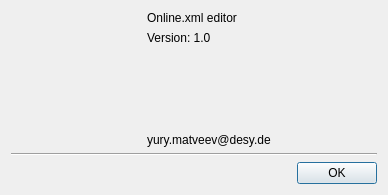
<?xml version="1.0" encoding="UTF-8"?>
<ui version="4.0">
 <class>AboutDialog</class>
 <widget class="QDialog" name="AboutDialog">
  <property name="geometry">
   <rect>
    <x>0</x>
    <y>0</y>
    <width>388</width>
    <height>195</height>
   </rect>
  </property>
  <property name="sizePolicy">
   <sizepolicy hsizetype="Fixed" vsizetype="Fixed">
    <horstretch>0</horstretch>
    <verstretch>0</verstretch>
   </sizepolicy>
  </property>
  <property name="minimumSize">
   <size>
    <width>330</width>
    <height>195</height>
   </size>
  </property>
  <property name="maximumSize">
   <size>
    <width>450</width>
    <height>195</height>
   </size>
  </property>
  <property name="windowTitle">
   <string>Online.xml Editor</string>
  </property>
  <layout class="QVBoxLayout" name="verticalLayout_2">
   <item>
    <layout class="QHBoxLayout" name="horizontalLayout_2">
     <item>
      <widget class="QLabel" name="lbLogo">
       <property name="sizePolicy">
        <sizepolicy hsizetype="Fixed" vsizetype="Preferred">
         <horstretch>0</horstretch>
         <verstretch>0</verstretch>
        </sizepolicy>
       </property>
       <property name="minimumSize">
        <size>
         <width>130</width>
         <height>0</height>
        </size>
       </property>
       <property name="text">
        <string/>
       </property>
       <property name="pixmap">
        <pixmap resource="icons.qrc">:/ico/desy_logo.jpg</pixmap>
       </property>
      </widget>
     </item>
     <item>
      <layout class="QVBoxLayout" name="verticalLayout">
       <item>
        <widget class="QLabel" name="label_3">
         <property name="text">
          <string>Online.xml editor</string>
         </property>
        </widget>
       </item>
       <item>
        <widget class="QLabel" name="lb_version">
         <property name="text">
          <string>Version: 1.0</string>
         </property>
        </widget>
       </item>
       <item>
        <widget class="QLabel" name="lb_modified">
         <property name="text">
          <string/>
         </property>
        </widget>
       </item>
       <item>
        <spacer name="verticalSpacer">
         <property name="orientation">
          <enum>Qt::Vertical</enum>
         </property>
         <property name="sizeHint" stdset="0">
          <size>
           <width>20</width>
           <height>40</height>
          </size>
         </property>
        </spacer>
       </item>
       <item>
        <widget class="QLabel" name="lb_email">
         <property name="minimumSize">
          <size>
           <width>200</width>
           <height>0</height>
          </size>
         </property>
         <property name="text">
          <string>yury.matveev@desy.de</string>
         </property>
        </widget>
       </item>
      </layout>
     </item>
    </layout>
   </item>
   <item>
    <widget class="Line" name="line">
     <property name="orientation">
      <enum>Qt::Horizontal</enum>
     </property>
    </widget>
   </item>
   <item>
    <layout class="QHBoxLayout" name="horizontalLayout">
     <item>
      <spacer name="horizontalSpacer">
       <property name="orientation">
        <enum>Qt::Horizontal</enum>
       </property>
       <property name="sizeHint" stdset="0">
        <size>
         <width>40</width>
         <height>20</height>
        </size>
       </property>
      </spacer>
     </item>
     <item>
      <widget class="QPushButton" name="pushButton">
       <property name="text">
        <string>OK</string>
       </property>
      </widget>
     </item>
    </layout>
   </item>
  </layout>
 </widget>
 <resources>
  <include location="icons.qrc"/>
 </resources>
 <connections>
  <connection>
   <sender>pushButton</sender>
   <signal>clicked()</signal>
   <receiver>AboutDialog</receiver>
   <slot>accept()</slot>
   <hints>
    <hint type="sourcelabel">
     <x>244</x>
     <y>171</y>
    </hint>
    <hint type="destinationlabel">
     <x>195</x>
     <y>113</y>
    </hint>
   </hints>
  </connection>
 </connections>
</ui>
